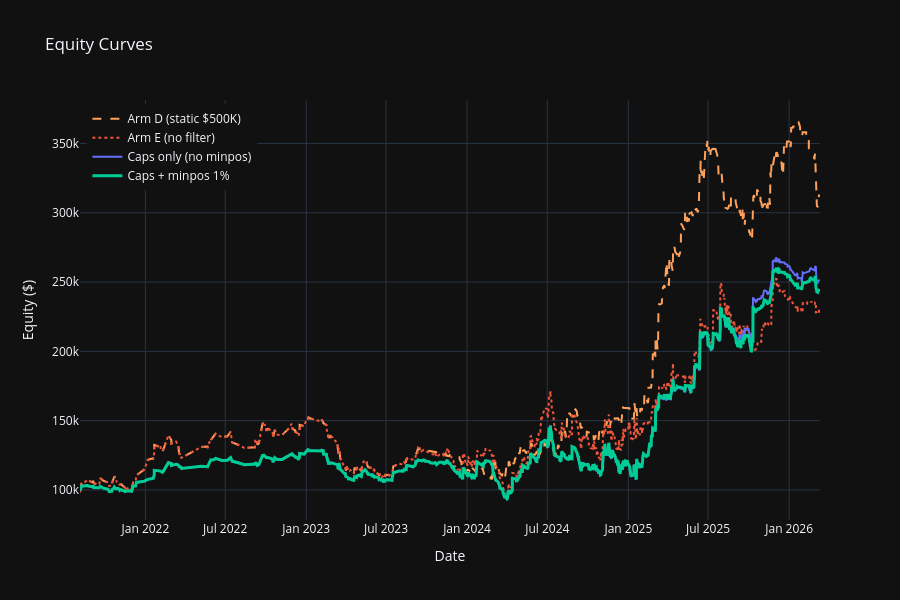

Notebook cell for this chart:
### Markdown cell above
## Metrics Bar Charts

### Code cell
# Equity curves
fig = go.Figure()

for label, trades in all_trades.items():
    ts = trades.sort_values('close_date').copy()
    ts['equity'] = STARTING_BALANCE + ts['profit_abs'].cumsum()
    fig.add_trace(go.Scatter(x=ts['close_date'], y=ts['equity'], mode='lines',
                             name=label, line=STYLES[label]))

fig.update_layout(
    title='Equity Curves',
    xaxis_title='Date', yaxis_title='Equity ($)',
    template=TEMPLATE, height=600,
    legend=dict(yanchor='top', y=0.99, xanchor='left', x=0.01),
)
fig.show()

### Figure 1 — Plotly figure (JSON) as saved in the notebook; plotly's stock layout.template omitted (floating-point values rounded to 4 significant figures; data arrays with more than 128 entries replaced by an {"elided": "..."} marker saying what was removed)
{"data": [{"line": {"color": "#FFA15A", "dash": "dash", "width": 2}, "mode": "lines", "name": "Arm D (static $500K)", "type": "scatter", "x": {"elided": "982 str values"}, "y": {"elided": "982 float values"}}, {"line": {"color": "#EF553B", "dash": "dot", "width": 2}, "mode": "lines", "name": "Arm E (no filter)", "type": "scatter", "x": {"elided": "2040 str values"}, "y": {"elided": "2040 float values"}}, {"line": {"color": "#636EFA", "width": 2}, "mode": "lines", "name": "Caps only (no minpos)", "type": "scatter", "x": {"elided": "1655 str values"}, "y": {"elided": "1655 float values"}}, {"line": {"color": "#00CC96", "width": 3}, "mode": "lines", "name": "Caps + minpos 1%", "type": "scatter", "x": {"elided": "1605 str values"}, "y": {"elided": "1605 float values"}}], "layout": {"height": 600, "legend": {"x": 0.01, "xanchor": "left", "y": 0.99, "yanchor": "top"}, "title": {"text": "Equity Curves"}, "xaxis": {"title": {"text": "Date"}}, "yaxis": {"title": {"text": "Equity ($)"}}}}
